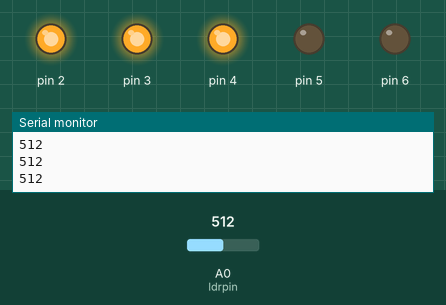
This sketch was run on a simulated Arduino Uno, built with avr-gcc and run on an emulated ATmega328P. Shown: output pins drawn as LEDs (lit = HIGH), the last lines printed to the serial monitor. Inputs (shaded band) come from the test bench; at power-on: A0 (ldrpin) = 512.

Above: at 1.2 s.
1.3 s: A0 (ldrpin) set to 687
2.8 s: A0 (ldrpin) set to 714
At 4.0 s:
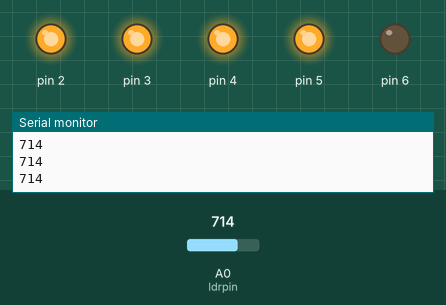
4.3 s: A0 (ldrpin) set to 883
5.8 s: A0 (ldrpin) set to 907
At 6.9 s:
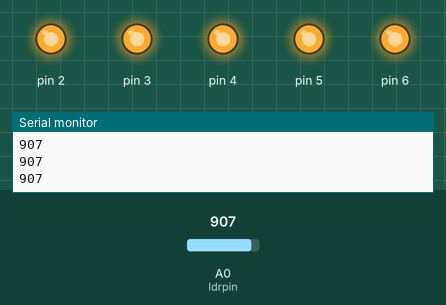
7.3 s: A0 (ldrpin) set to 290
At 8.2 s:
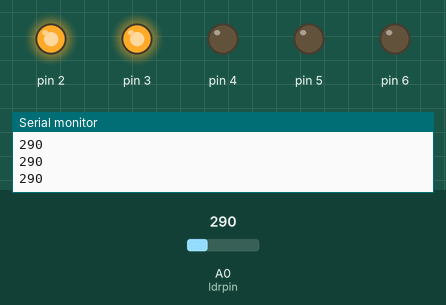
8.8 s: A0 (ldrpin) set to 318
At 9.6 s:
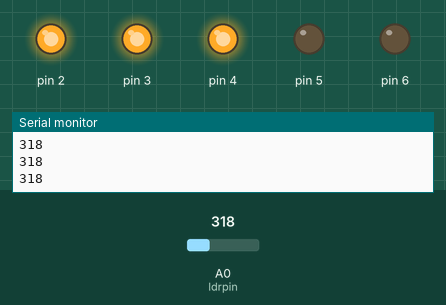
Timing chart, 0 to 11.3 s (numbered marks = the images above; inputs shaded):
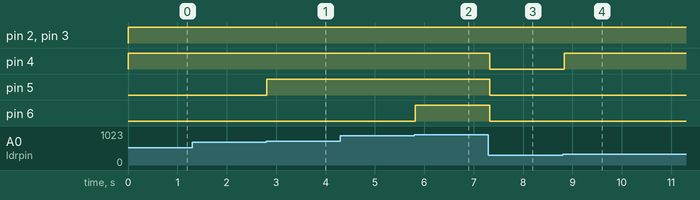

Measured:
- the behaviour switches between 699 and 700 on A0 (ldrpin) (found by bisection; images 0 and 1)
- the behaviour switches between 899 and 900 on A0 (ldrpin) (found by bisection; images 1 and 2)
- the behaviour switches between 299 and 300 on A0 (ldrpin) (found by bisection; images 3 and 4)
- after the input at 2.8 s, pin 5: LOW → HIGH at once
- after the input at 5.8 s, pin 6: LOW → HIGH at once
- after the input at 7.3 s, pin 4–6: HIGH → LOW at once
- after the input at 8.8 s, pin 4: LOW → HIGH at once

The sketch:

exp3.ino
```cpp
/*
Experiment No.	:	03
Statement		:	Make a light intensity meter that represent light intensity on 5 LEDs, such that all LEDs
would glow for maximum light, no LED would glow for dark condition, and likewise for
in between light intensities.
Date of Exp.	:	xx/xx/xxxx
Author		:	Harshita Soni (A-01)
*/

int i;
#define ldrpin A0
void setup()
{
  for(i=2;i<=6;i++){
    pinMode(i,OUTPUT);
      }
  Serial.begin(9600);
  pinMode(ldrpin,INPUT);
}

void loop()
{
  int ldrval=analogRead(ldrpin);
  Serial.println(ldrval);
  int involt=map(ldrval,0,1023,0,255);
  if(ldrval>=900){
    for(i=2;i<=6;i++){
      digitalWrite(i,HIGH);
    }
  }
  else if(ldrval>=700){
    for(i=2;i<=5;i++){
      digitalWrite(i,HIGH);
    }
    digitalWrite(6,LOW);
  }
  else if(ldrval>=300){
    for(i=2;i<=4;i++){
    	digitalWrite(i,HIGH);
    }
    digitalWrite(5,LOW);
    digitalWrite(6,LOW);
  }
  else if(ldrval>=200){
    for(i=2;i<=3;i++){
    	digitalWrite(i,HIGH);
    }
    digitalWrite(6,LOW);
    digitalWrite(5,LOW);
    digitalWrite(4,LOW);
  }
  else if(ldrval>=100){
    digitalWrite(2,HIGH);
    for(i=3;i<=6;i++)
      digitalWrite(i,LOW);
  }

  else{
    for(i=2;i<=6;i++)
      digitalWrite(i,LOW);
  }
  delay(100);
}
  
```
